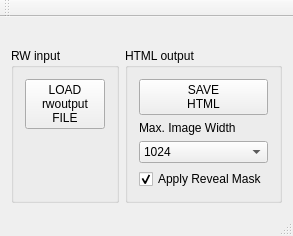
<?xml version="1.0" encoding="UTF-8"?>
<ui version="4.0">
 <class>MainWindow</class>
 <widget class="QMainWindow" name="MainWindow">
  <property name="geometry">
   <rect>
    <x>0</x>
    <y>0</y>
    <width>252</width>
    <height>231</height>
   </rect>
  </property>
  <property name="windowTitle">
   <string>RW Output Converter</string>
  </property>
  <widget class="QWidget" name="centralWidget">
   <layout class="QVBoxLayout" name="verticalLayout_3">
    <item>
     <widget class="QLabel" name="filename">
      <property name="text">
       <string/>
      </property>
     </widget>
    </item>
    <item>
     <widget class="QWidget" name="widget" native="true">
      <layout class="QHBoxLayout" name="horizontalLayout_2">
       <property name="leftMargin">
        <number>0</number>
       </property>
       <property name="topMargin">
        <number>0</number>
       </property>
       <property name="rightMargin">
        <number>0</number>
       </property>
       <property name="bottomMargin">
        <number>0</number>
       </property>
       <item>
        <widget class="QGroupBox" name="rwInput">
         <property name="title">
          <string>RW input</string>
         </property>
         <layout class="QVBoxLayout" name="verticalLayout_2">
          <item>
           <widget class="QPushButton" name="loadFile">
            <property name="text">
             <string>LOAD
rwoutput
FILE</string>
            </property>
           </widget>
          </item>
          <item>
           <spacer name="verticalSpacer_2">
            <property name="orientation">
             <enum>Qt::Vertical</enum>
            </property>
            <property name="sizeHint" stdset="0">
             <size>
              <width>0</width>
              <height>0</height>
             </size>
            </property>
           </spacer>
          </item>
         </layout>
        </widget>
       </item>
       <item>
        <widget class="QGroupBox" name="htmlOutput">
         <property name="title">
          <string>HTML output</string>
         </property>
         <layout class="QVBoxLayout" name="verticalLayout">
          <item>
           <widget class="QPushButton" name="saveHtml">
            <property name="text">
             <string>SAVE
HTML</string>
            </property>
           </widget>
          </item>
          <item>
           <widget class="QLabel" name="label">
            <property name="text">
             <string>Max. Image Width</string>
            </property>
           </widget>
          </item>
          <item>
           <widget class="QComboBox" name="maxImageWidth">
            <property name="toolTip">
             <string>Define the maximum picture width</string>
            </property>
            <property name="currentIndex">
             <number>2</number>
            </property>
            <item>
             <property name="text">
              <string>Original Size</string>
             </property>
            </item>
            <item>
             <property name="text">
              <string>512</string>
             </property>
            </item>
            <item>
             <property name="text">
              <string>1024</string>
             </property>
            </item>
            <item>
             <property name="text">
              <string>2048</string>
             </property>
            </item>
           </widget>
          </item>
          <item>
           <widget class="QCheckBox" name="revealMask">
            <property name="toolTip">
             <string>Have all smart images show the reveal mask</string>
            </property>
            <property name="text">
             <string>Apply Reveal Mask</string>
            </property>
            <property name="checked">
             <bool>true</bool>
            </property>
           </widget>
          </item>
          <item>
           <spacer name="verticalSpacer_3">
            <property name="orientation">
             <enum>Qt::Vertical</enum>
            </property>
            <property name="sizeHint" stdset="0">
             <size>
              <width>0</width>
              <height>0</height>
             </size>
            </property>
           </spacer>
          </item>
         </layout>
        </widget>
       </item>
      </layout>
     </widget>
    </item>
   </layout>
  </widget>
  <widget class="QMenuBar" name="menuBar">
   <property name="geometry">
    <rect>
     <x>0</x>
     <y>0</y>
     <width>252</width>
     <height>21</height>
    </rect>
   </property>
  </widget>
  <widget class="QToolBar" name="mainToolBar">
   <attribute name="toolBarArea">
    <enum>TopToolBarArea</enum>
   </attribute>
   <attribute name="toolBarBreak">
    <bool>false</bool>
   </attribute>
  </widget>
  <widget class="QStatusBar" name="statusBar"/>
 </widget>
 <layoutdefault spacing="6" margin="11"/>
 <resources/>
 <connections/>
</ui>
